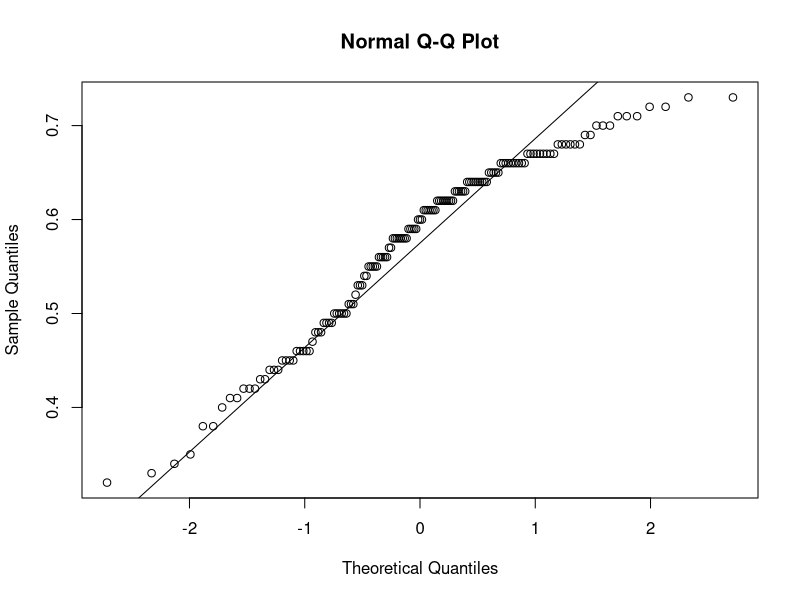
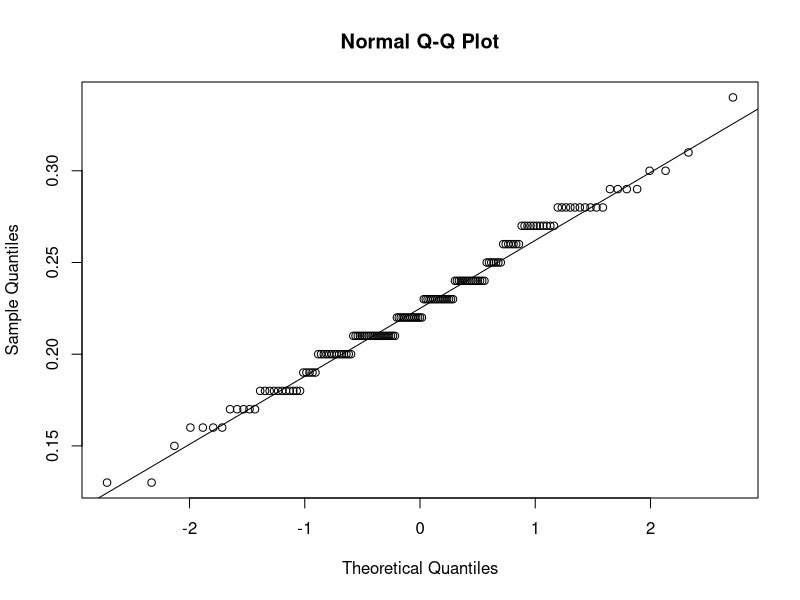
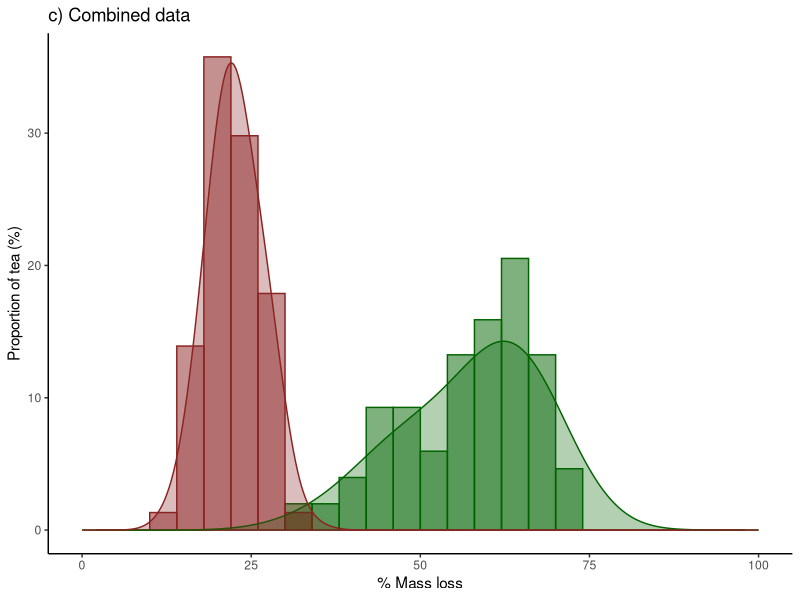
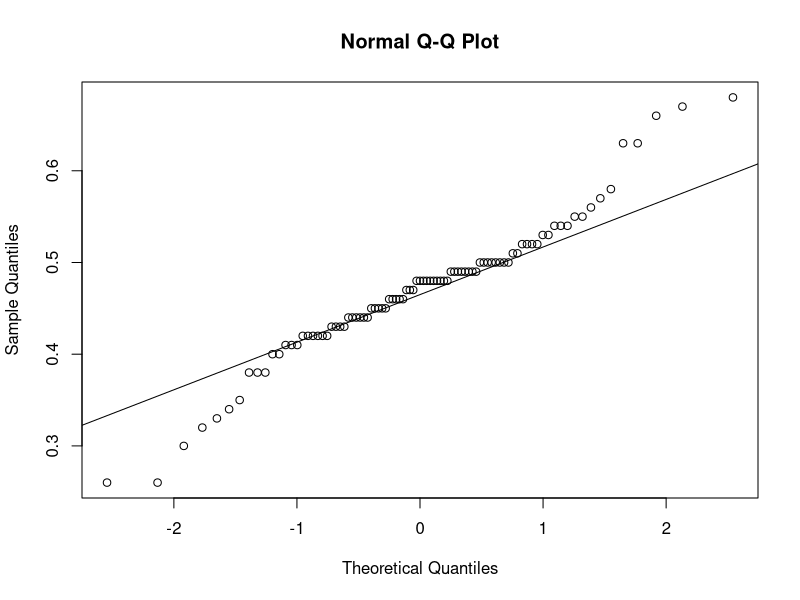
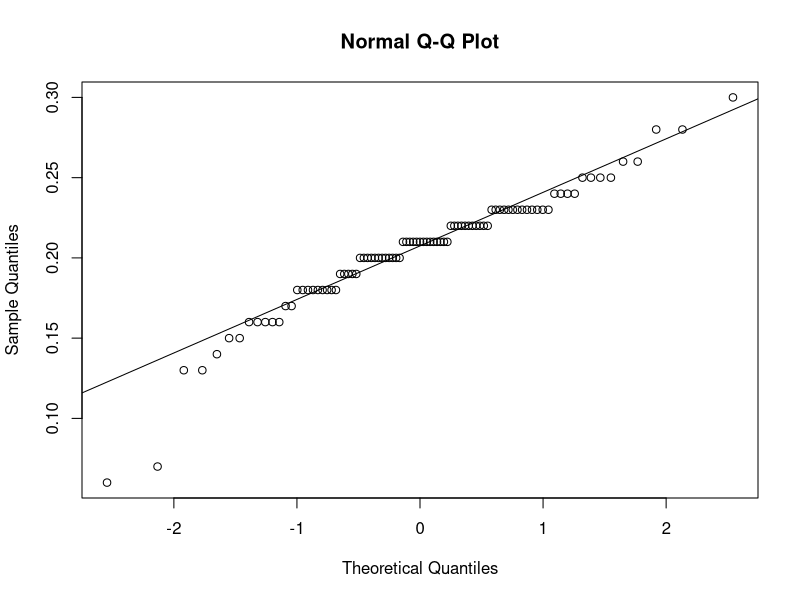
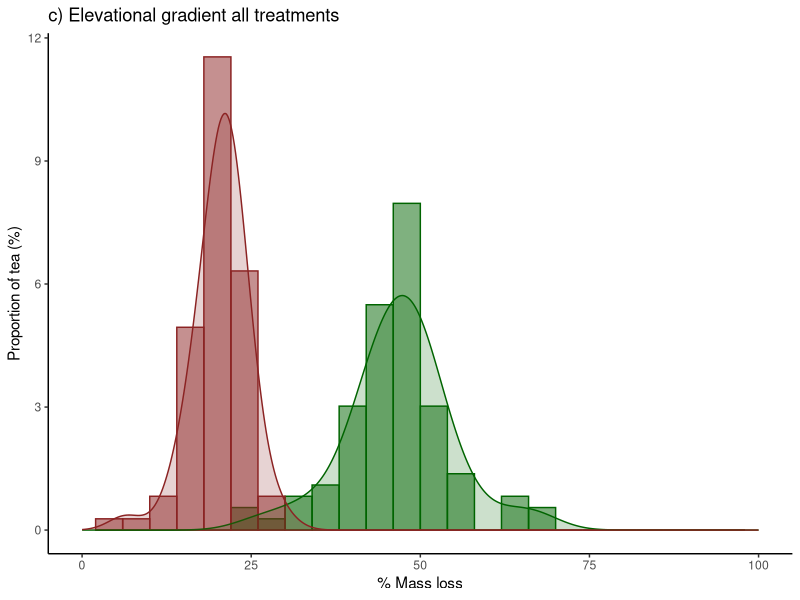
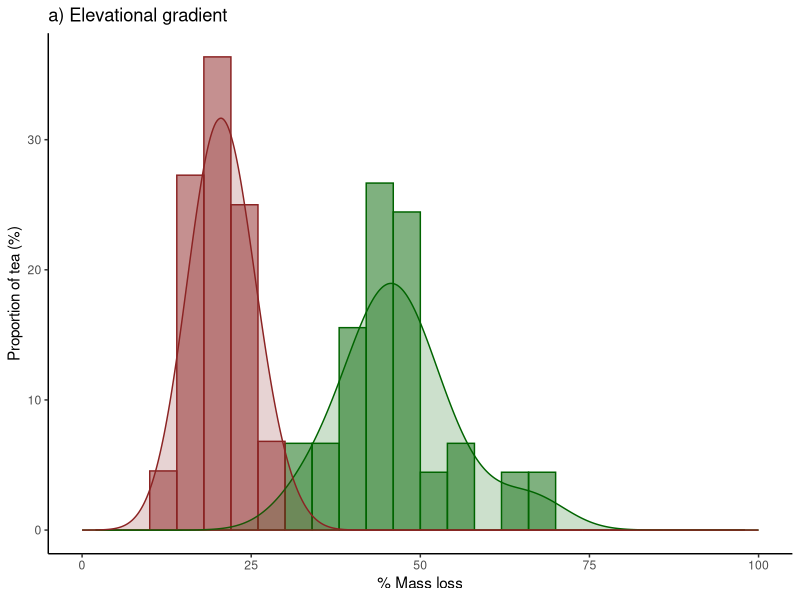
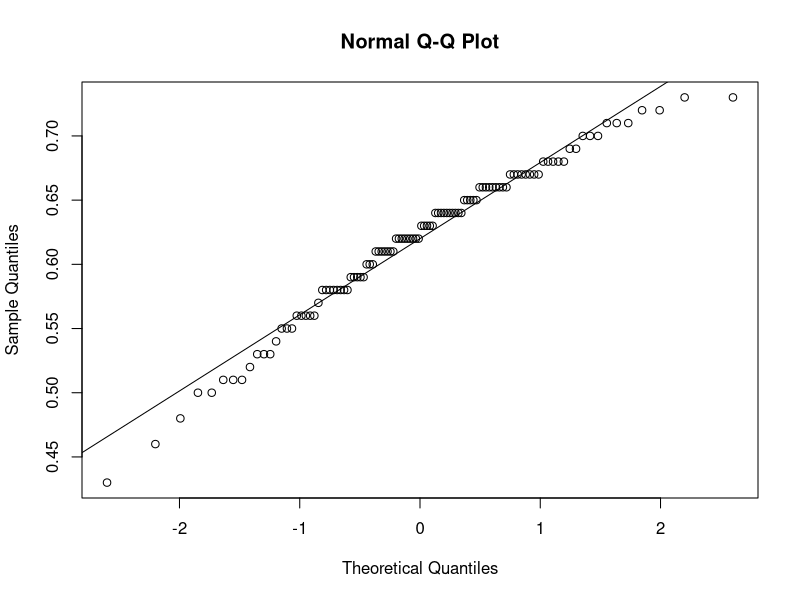

The R source for these figures, in order:
# Tea bag elevational gradient script
# Eleanor Walker // Haydn Thomas // Isla Myers-Smith, 20/03/2018 - 20/02/2023

# Libraries
library(tidyr)
library(dplyr)
library(ggplot2)
library(gridExtra)
se <- function(x)
    sqrt(var(x, na.rm = T) / length(x))

# COMBINED: Importing data----
Combined_Tea <-
    read.csv(
        "data/Tea_data/Hypothesis_2_Combined_Data.csv"
    )

# Hypothesis 2; plateau distinction of decomposition rates ----

# Using a t-test to test the signifcance of this distinction
# Subsetting the data
green_Comb <- subset(Combined_Tea, Colour == "G")
red_Comb <- subset(Combined_Tea, Colour == 'R')

# Distribution of mass loss data
hist.comb.g <- (green_Comb$Mass_Loss)
qqnorm(hist.comb.g)
qqline(hist.comb.g)
hist.comb.r <- (red_Comb$Mass_Loss)
qqnorm(hist.comb.r)
qqline(hist.comb.r)

# T-test
Comb_t_test <-
    t.test(
        green_Comb$Mass_Loss,
        red_Comb$Mass_Loss,
        paired = FALSE,
        equal.variance = FALSE
    )
Comb_t_test

# Means of teas
mean(red_Comb$Mass_Loss)
sd(red_Comb$Mass_Loss)
mean(green_Comb$Mass_Loss)
sd(green_Comb$Mass_Loss)

# comparing the variance of the two teas (how far numbers are spread about the mean)
var.test(lm(green_Comb$Mass_Loss ~ 1), lm(red_Comb$Mass_Loss ~ 1))

# Making a histogram of the % mass loss
(
    Combined_Tea_hist <-
        ggplot(
            Combined_Tea,
            aes(x = percentage_mass_loss, colour = Colour, fill = Colour)
        ) +
        geom_histogram(
            aes(y = (..density.. * 100) * 4),
            position = "identity",
            binwidth = 4,
            alpha = .5
        ) +
        geom_density(alpha = .3, adjust = 2, aes(y = (..density.. * 100) * 4)) +
        scale_colour_manual(values = c("#006400", "#8B2323")) +
        scale_fill_manual(values = c("#006400", "#8B2323")) +
        theme_classic() +
        ylab("Proportion of tea (%)") +
        xlim(0, 100) +
        xlab("% Mass loss") +
        ggtitle("c) Combined data") +
        theme(legend.position = "none") +
        theme(legend.title = element_blank())
)

# PLATEAU: Importing data----
Plateau_Tea <-
    read.csv(
        "data/Tea_data/El_Plateau_Tea_EDIT.csv"
    )
Plateau_Tea_a <- filter(Plateau_Tea, Treatment == "A")

# Using a t-test to test the signifcance of this distinction
# Subsetting the data to separate green and red
green_plat <- subset(Plateau_Tea, tea_type == 'G')
red_plat <- subset(Plateau_Tea, tea_type == 'R')

green_plat_a <- subset(Plateau_Tea_a, tea_type == 'G')
red_plat_a <- subset(Plateau_Tea_a, tea_type == 'R')

# Testing the distribution of the data
hist.P.g <- (green_plat$Mass_loss)
qqnorm(hist.P.g)
qqline(hist.P.g)
hist.P.r <- (red_plat$Mass_loss)
qqnorm(hist.P.r)
qqline(hist.P.r)

# Means
mean(green_plat_a$Mass_loss)
sd(green_plat_a$Mass_loss)

mean(red_plat_a$Mass_loss)
sd(red_plat_a$Mass_loss)

# T-test
Plat_t_test <-
    t.test(
        green_plat$Mass_loss,
        red_plat$Mass_loss,
        paired = FALSE,
        equal.variance = FALSE
    )
Plat_t_test

# comparing the variance of the two teas (how far numbers are spread about the mean)
var.test(lm(green_plat$Mass_loss ~ 1), lm(red_plat$Mass_loss ~ 1))

# Making a histogram of the % mass loss
(
    Plateau_Tea_hist <-
        ggplot(
            Plateau_Tea,
            aes(x = Percent_mass_loss, colour = tea_type, fill = tea_type)
        )  +
        geom_histogram(
            aes(y = ..density.. * 100),
            position = "identity",
            binwidth = 4,
            alpha = .5
        ) +
        geom_density(alpha = .2, adjust = 2, aes(y = ..density.. * 100)) +
        scale_colour_manual(values = c("#006400", "#8B2323")) +
        scale_fill_manual(values = c("#006400", "#8B2323")) +
        theme_classic() +
        ylab("Proportion of tea (%)") +
        xlab("% Mass loss") +
        xlim(0, 100) +
        ggtitle("c) Elevational gradient all treatments") +
        theme(legend.position = "none")
)

(
    Plateau_Tea_A_hist <-
        ggplot(
            Plateau_Tea_a,
            aes(x = Percent_mass_loss, colour = tea_type, fill = tea_type)
        )  +
        geom_histogram(
            aes(y = (..density.. * 100) * 4),
            position = "identity",
            binwidth = 4,
            alpha = .5
        ) +
        geom_density(alpha = .2, adjust = 2, aes(y = (..density.. * 100) * 4)) +
        scale_colour_manual(values = c("#006400", "#8B2323")) +
        scale_fill_manual(values = c("#006400", "#8B2323")) +
        theme_classic() +
        ylab("Proportion of tea (%)") +
        xlab("% Mass loss") +
        xlim(0, 100) +
        ggtitle("a) Elevational gradient") +
        theme(legend.position = "none")
)

# CG: Importing data ----
CG_Tea  <-
    read.csv("data/Tea_data/El_CG_Tea.csv")

# Using a t-test to test the signifcance of this distinction
# Subsetting the data
green_CG <- subset(CG_Tea, Colour == 'G')
red_CG <- subset(CG_Tea, Colour == 'R')

# Testing the distribution
hist.CG.g <- (green_CG$Mass_Loss) # skewed to the left
qqnorm(hist.CG.g)
qqline(hist.CG.g)
hist.CG.r <- (red_CG$Mass_Loss)
qqnorm(hist.CG.r)
qqline(hist.CG.r)

# T-test
CG_t_test <-
    t.test(
        green_CG$Mass_Loss,
        red_CG$Mass_Loss,
        paired = FALSE,
        equal.variance = FALSE
    )
CG_t_test

# Means
mean(green_CG$Mass_Loss)
sd(green_CG$Mass_Loss)

mean(red_CG$Mass_Loss)
sd(red_CG$Mass_Loss)

#Comparing across experiments

green_t_test <-
    t.test(
        green_CG$Mass_Loss,
        green_plat_a$Mass_loss,
        paired = FALSE,
        equal.variance = FALSE
    )
green_t_test

red_t_test <-
    t.test(
        red_CG$Mass_Loss,
        red_plat_a$Mass_loss,
        paired = FALSE,
        equal.variance = FALSE
    )
red_t_test

# comparing the variance of the two teas (how far numbers are spread about the mean)
var.test(lm(green_CG$Mass_Loss ~ 1), lm(red_CG$Mass_Loss ~ 1))

# Making a histogram of the % mass loss
(
    CG_Tea_hist <-
        ggplot(CG_Tea, aes(
            x = percent_mass_loss, colour = Colour, fill = Colour
        )) +
        geom_histogram(
            aes(y = (..density.. * 100) * 4),
            position = "identity",
            binwidth = 4,
            alpha = .5
        ) +
        geom_density(alpha = .2, adjust = 2, aes(y = (..density.. * 100) * 4)) +
        scale_colour_manual(values = c("#006400", "#8B2323")) +
        scale_fill_manual(values = c("#006400", "#8B2323")) +
        theme_classic() +
        ylab("Proportion of tea (%)") +
        xlab("% Mass loss") +
        xlim(0, 100) +
        ggtitle("b) Manipulation experiment") +
        theme(legend.position = "none")
)

# Arranging graphs
pdf(file = "figures/Fig_5.pdf",
    width = 14,
    height = 5)
panel <-
    grid.arrange(Plateau_Tea_A_hist, CG_Tea_hist, Combined_Tea_hist, ncol =
                     3)
dev.off()
